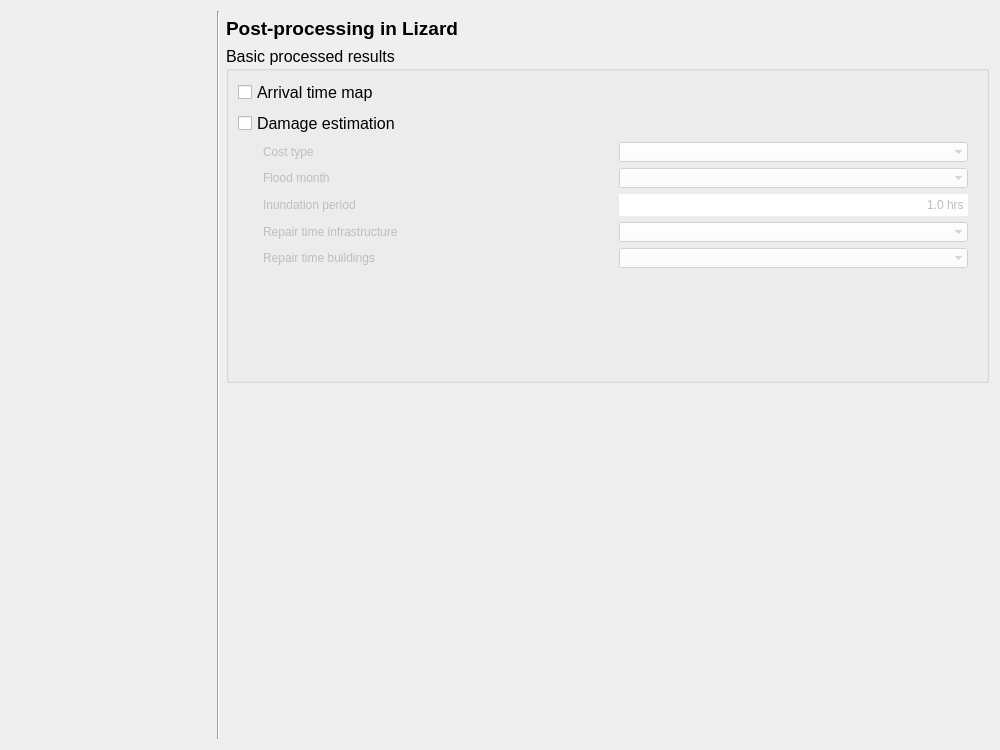
<?xml version="1.0" encoding="UTF-8"?>
<ui version="4.0">
 <class>Form</class>
 <widget class="QWidget" name="Form">
  <property name="geometry">
   <rect>
    <x>0</x>
    <y>0</y>
    <width>1000</width>
    <height>750</height>
   </rect>
  </property>
  <property name="minimumSize">
   <size>
    <width>0</width>
    <height>0</height>
   </size>
  </property>
  <property name="palette">
   <palette>
    <active>
     <colorrole role="Button">
      <brush brushstyle="SolidPattern">
       <color alpha="255">
        <red>255</red>
        <green>255</green>
        <blue>255</blue>
       </color>
      </brush>
     </colorrole>
    </active>
    <inactive>
     <colorrole role="Button">
      <brush brushstyle="SolidPattern">
       <color alpha="255">
        <red>255</red>
        <green>255</green>
        <blue>255</blue>
       </color>
      </brush>
     </colorrole>
    </inactive>
    <disabled>
     <colorrole role="Button">
      <brush brushstyle="SolidPattern">
       <color alpha="255">
        <red>255</red>
        <green>255</green>
        <blue>255</blue>
       </color>
      </brush>
     </colorrole>
    </disabled>
   </palette>
  </property>
  <property name="font">
   <font>
    <family>Segoe UI</family>
   </font>
  </property>
  <property name="windowTitle">
   <string>Form</string>
  </property>
  <layout class="QGridLayout" name="gridLayout">
   <item row="4" column="2">
    <spacer name="horizontalSpacer">
     <property name="orientation">
      <enum>Qt::Horizontal</enum>
     </property>
     <property name="sizeHint" stdset="0">
      <size>
       <width>40</width>
       <height>20</height>
      </size>
     </property>
    </spacer>
   </item>
   <item row="0" column="1" rowspan="5">
    <widget class="Line" name="line_2">
     <property name="sizePolicy">
      <sizepolicy hsizetype="Fixed" vsizetype="Expanding">
       <horstretch>0</horstretch>
       <verstretch>0</verstretch>
      </sizepolicy>
     </property>
     <property name="orientation">
      <enum>Qt::Vertical</enum>
     </property>
    </widget>
   </item>
   <item row="0" column="0" rowspan="5">
    <widget class="QWidget" name="wizard_steps_widget" native="true">
     <property name="sizePolicy">
      <sizepolicy hsizetype="Preferred" vsizetype="Expanding">
       <horstretch>0</horstretch>
       <verstretch>0</verstretch>
      </sizepolicy>
     </property>
     <property name="minimumSize">
      <size>
       <width>200</width>
       <height>0</height>
      </size>
     </property>
     <property name="maximumSize">
      <size>
       <width>200</width>
       <height>16777215</height>
      </size>
     </property>
     <layout class="QVBoxLayout" name="verticalLayout_2"/>
    </widget>
   </item>
   <item row="2" column="2">
    <widget class="QGroupBox" name="gb_basic_processed_results">
     <property name="font">
      <font>
       <family>Segoe UI</family>
       <pointsize>12</pointsize>
      </font>
     </property>
     <property name="title">
      <string>Basic processed results</string>
     </property>
     <property name="checkable">
      <bool>false</bool>
     </property>
     <layout class="QGridLayout" name="gridLayout_2">
      <item row="2" column="0">
       <widget class="QWidget" name="damage_estimation_widget" native="true">
        <property name="enabled">
         <bool>false</bool>
        </property>
        <property name="sizePolicy">
         <sizepolicy hsizetype="Preferred" vsizetype="Expanding">
          <horstretch>0</horstretch>
          <verstretch>0</verstretch>
         </sizepolicy>
        </property>
        <layout class="QGridLayout" name="gridLayout_9">
         <property name="leftMargin">
          <number>25</number>
         </property>
         <property name="topMargin">
          <number>0</number>
         </property>
         <item row="1" column="1">
          <widget class="QComboBox" name="cbo_flood_month">
           <property name="sizePolicy">
            <sizepolicy hsizetype="Preferred" vsizetype="Expanding">
             <horstretch>0</horstretch>
             <verstretch>0</verstretch>
            </sizepolicy>
           </property>
           <property name="minimumSize">
            <size>
             <width>0</width>
             <height>20</height>
            </size>
           </property>
           <property name="font">
            <font>
             <family>Segoe UI</family>
             <pointsize>9</pointsize>
             <weight>50</weight>
             <bold>false</bold>
            </font>
           </property>
           <property name="styleSheet">
            <string notr="true">QComboBox {background-color:white; selection-background-color: lightgray;}</string>
           </property>
           <property name="frame">
            <bool>false</bool>
           </property>
          </widget>
         </item>
         <item row="0" column="0">
          <widget class="QLabel" name="label_5">
           <property name="minimumSize">
            <size>
             <width>0</width>
             <height>0</height>
            </size>
           </property>
           <property name="font">
            <font>
             <family>Segoe UI</family>
             <pointsize>9</pointsize>
             <weight>50</weight>
             <bold>false</bold>
            </font>
           </property>
           <property name="text">
            <string>Cost type</string>
           </property>
          </widget>
         </item>
         <item row="4" column="1">
          <widget class="QComboBox" name="cbo_repair_building">
           <property name="sizePolicy">
            <sizepolicy hsizetype="Preferred" vsizetype="Expanding">
             <horstretch>0</horstretch>
             <verstretch>0</verstretch>
            </sizepolicy>
           </property>
           <property name="minimumSize">
            <size>
             <width>0</width>
             <height>20</height>
            </size>
           </property>
           <property name="font">
            <font>
             <family>Segoe UI</family>
             <pointsize>9</pointsize>
             <weight>50</weight>
             <bold>false</bold>
            </font>
           </property>
           <property name="styleSheet">
            <string notr="true">QComboBox {background-color:white; selection-background-color: lightgray;}</string>
           </property>
           <property name="frame">
            <bool>false</bool>
           </property>
          </widget>
         </item>
         <item row="1" column="0">
          <widget class="QLabel" name="label_6">
           <property name="minimumSize">
            <size>
             <width>0</width>
             <height>0</height>
            </size>
           </property>
           <property name="font">
            <font>
             <family>Segoe UI</family>
             <pointsize>9</pointsize>
             <weight>50</weight>
             <bold>false</bold>
            </font>
           </property>
           <property name="text">
            <string>Flood month</string>
           </property>
          </widget>
         </item>
         <item row="0" column="1">
          <widget class="QComboBox" name="cbo_cost_type">
           <property name="sizePolicy">
            <sizepolicy hsizetype="Preferred" vsizetype="Expanding">
             <horstretch>0</horstretch>
             <verstretch>0</verstretch>
            </sizepolicy>
           </property>
           <property name="minimumSize">
            <size>
             <width>0</width>
             <height>20</height>
            </size>
           </property>
           <property name="palette">
            <palette>
             <active>
              <colorrole role="Button">
               <brush brushstyle="SolidPattern">
                <color alpha="255">
                 <red>255</red>
                 <green>255</green>
                 <blue>255</blue>
                </color>
               </brush>
              </colorrole>
              <colorrole role="Base">
               <brush brushstyle="SolidPattern">
                <color alpha="255">
                 <red>255</red>
                 <green>255</green>
                 <blue>255</blue>
                </color>
               </brush>
              </colorrole>
              <colorrole role="Window">
               <brush brushstyle="SolidPattern">
                <color alpha="255">
                 <red>255</red>
                 <green>255</green>
                 <blue>255</blue>
                </color>
               </brush>
              </colorrole>
              <colorrole role="Highlight">
               <brush brushstyle="SolidPattern">
                <color alpha="255">
                 <red>211</red>
                 <green>211</green>
                 <blue>211</blue>
                </color>
               </brush>
              </colorrole>
             </active>
             <inactive>
              <colorrole role="Button">
               <brush brushstyle="SolidPattern">
                <color alpha="255">
                 <red>255</red>
                 <green>255</green>
                 <blue>255</blue>
                </color>
               </brush>
              </colorrole>
              <colorrole role="Base">
               <brush brushstyle="SolidPattern">
                <color alpha="255">
                 <red>255</red>
                 <green>255</green>
                 <blue>255</blue>
                </color>
               </brush>
              </colorrole>
              <colorrole role="Window">
               <brush brushstyle="SolidPattern">
                <color alpha="255">
                 <red>255</red>
                 <green>255</green>
                 <blue>255</blue>
                </color>
               </brush>
              </colorrole>
              <colorrole role="Highlight">
               <brush brushstyle="SolidPattern">
                <color alpha="255">
                 <red>211</red>
                 <green>211</green>
                 <blue>211</blue>
                </color>
               </brush>
              </colorrole>
             </inactive>
             <disabled>
              <colorrole role="Button">
               <brush brushstyle="SolidPattern">
                <color alpha="255">
                 <red>255</red>
                 <green>255</green>
                 <blue>255</blue>
                </color>
               </brush>
              </colorrole>
              <colorrole role="Base">
               <brush brushstyle="SolidPattern">
                <color alpha="255">
                 <red>255</red>
                 <green>255</green>
                 <blue>255</blue>
                </color>
               </brush>
              </colorrole>
              <colorrole role="Window">
               <brush brushstyle="SolidPattern">
                <color alpha="255">
                 <red>255</red>
                 <green>255</green>
                 <blue>255</blue>
                </color>
               </brush>
              </colorrole>
              <colorrole role="Highlight">
               <brush brushstyle="SolidPattern">
                <color alpha="255">
                 <red>211</red>
                 <green>211</green>
                 <blue>211</blue>
                </color>
               </brush>
              </colorrole>
             </disabled>
            </palette>
           </property>
           <property name="font">
            <font>
             <family>Segoe UI</family>
             <pointsize>9</pointsize>
             <weight>50</weight>
             <bold>false</bold>
            </font>
           </property>
           <property name="styleSheet">
            <string notr="true">QComboBox {background-color:white; selection-background-color: lightgray;}</string>
           </property>
           <property name="frame">
            <bool>false</bool>
           </property>
          </widget>
         </item>
         <item row="2" column="0">
          <widget class="QLabel" name="label_7">
           <property name="minimumSize">
            <size>
             <width>0</width>
             <height>0</height>
            </size>
           </property>
           <property name="font">
            <font>
             <family>Segoe UI</family>
             <pointsize>9</pointsize>
             <weight>50</weight>
             <bold>false</bold>
            </font>
           </property>
           <property name="text">
            <string>Inundation period</string>
           </property>
          </widget>
         </item>
         <item row="3" column="0">
          <widget class="QLabel" name="label_8">
           <property name="minimumSize">
            <size>
             <width>0</width>
             <height>0</height>
            </size>
           </property>
           <property name="font">
            <font>
             <family>Segoe UI</family>
             <pointsize>9</pointsize>
             <weight>50</weight>
             <bold>false</bold>
            </font>
           </property>
           <property name="text">
            <string>Repair time infrastructure</string>
           </property>
          </widget>
         </item>
         <item row="3" column="1">
          <widget class="QComboBox" name="cbo_repair_infrastructure">
           <property name="sizePolicy">
            <sizepolicy hsizetype="Preferred" vsizetype="Expanding">
             <horstretch>0</horstretch>
             <verstretch>0</verstretch>
            </sizepolicy>
           </property>
           <property name="minimumSize">
            <size>
             <width>0</width>
             <height>20</height>
            </size>
           </property>
           <property name="palette">
            <palette>
             <active>
              <colorrole role="Button">
               <brush brushstyle="SolidPattern">
                <color alpha="255">
                 <red>255</red>
                 <green>255</green>
                 <blue>255</blue>
                </color>
               </brush>
              </colorrole>
              <colorrole role="Base">
               <brush brushstyle="SolidPattern">
                <color alpha="255">
                 <red>255</red>
                 <green>255</green>
                 <blue>255</blue>
                </color>
               </brush>
              </colorrole>
              <colorrole role="Window">
               <brush brushstyle="SolidPattern">
                <color alpha="255">
                 <red>255</red>
                 <green>255</green>
                 <blue>255</blue>
                </color>
               </brush>
              </colorrole>
              <colorrole role="Highlight">
               <brush brushstyle="SolidPattern">
                <color alpha="255">
                 <red>211</red>
                 <green>211</green>
                 <blue>211</blue>
                </color>
               </brush>
              </colorrole>
             </active>
             <inactive>
              <colorrole role="Button">
               <brush brushstyle="SolidPattern">
                <color alpha="255">
                 <red>255</red>
                 <green>255</green>
                 <blue>255</blue>
                </color>
               </brush>
              </colorrole>
              <colorrole role="Base">
               <brush brushstyle="SolidPattern">
                <color alpha="255">
                 <red>255</red>
                 <green>255</green>
                 <blue>255</blue>
                </color>
               </brush>
              </colorrole>
              <colorrole role="Window">
               <brush brushstyle="SolidPattern">
                <color alpha="255">
                 <red>255</red>
                 <green>255</green>
                 <blue>255</blue>
                </color>
               </brush>
              </colorrole>
              <colorrole role="Highlight">
               <brush brushstyle="SolidPattern">
                <color alpha="255">
                 <red>211</red>
                 <green>211</green>
                 <blue>211</blue>
                </color>
               </brush>
              </colorrole>
             </inactive>
             <disabled>
              <colorrole role="Button">
               <brush brushstyle="SolidPattern">
                <color alpha="255">
                 <red>255</red>
                 <green>255</green>
                 <blue>255</blue>
                </color>
               </brush>
              </colorrole>
              <colorrole role="Base">
               <brush brushstyle="SolidPattern">
                <color alpha="255">
                 <red>255</red>
                 <green>255</green>
                 <blue>255</blue>
                </color>
               </brush>
              </colorrole>
              <colorrole role="Window">
               <brush brushstyle="SolidPattern">
                <color alpha="255">
                 <red>255</red>
                 <green>255</green>
                 <blue>255</blue>
                </color>
               </brush>
              </colorrole>
              <colorrole role="Highlight">
               <brush brushstyle="SolidPattern">
                <color alpha="255">
                 <red>211</red>
                 <green>211</green>
                 <blue>211</blue>
                </color>
               </brush>
              </colorrole>
             </disabled>
            </palette>
           </property>
           <property name="font">
            <font>
             <family>Segoe UI</family>
             <pointsize>9</pointsize>
             <weight>50</weight>
             <bold>false</bold>
            </font>
           </property>
           <property name="styleSheet">
            <string notr="true">QComboBox {background-color:white; selection-background-color: lightgray;}</string>
           </property>
           <property name="frame">
            <bool>false</bool>
           </property>
          </widget>
         </item>
         <item row="4" column="0">
          <widget class="QLabel" name="label_9">
           <property name="minimumSize">
            <size>
             <width>0</width>
             <height>0</height>
            </size>
           </property>
           <property name="font">
            <font>
             <family>Segoe UI</family>
             <pointsize>9</pointsize>
             <weight>50</weight>
             <bold>false</bold>
            </font>
           </property>
           <property name="text">
            <string>Repair time buildings</string>
           </property>
          </widget>
         </item>
         <item row="2" column="1">
          <widget class="QDoubleSpinBox" name="sb_period">
           <property name="sizePolicy">
            <sizepolicy hsizetype="Minimum" vsizetype="Expanding">
             <horstretch>0</horstretch>
             <verstretch>0</verstretch>
            </sizepolicy>
           </property>
           <property name="minimumSize">
            <size>
             <width>0</width>
             <height>20</height>
            </size>
           </property>
           <property name="font">
            <font>
             <family>Segoe UI</family>
             <pointsize>9</pointsize>
             <weight>50</weight>
             <bold>false</bold>
            </font>
           </property>
           <property name="styleSheet">
            <string notr="true">QDoubleSpinBox {background-color: white;}</string>
           </property>
           <property name="frame">
            <bool>false</bool>
           </property>
           <property name="alignment">
            <set>Qt::AlignRight|Qt::AlignTrailing|Qt::AlignVCenter</set>
           </property>
           <property name="buttonSymbols">
            <enum>QAbstractSpinBox::NoButtons</enum>
           </property>
           <property name="suffix">
            <string> hrs</string>
           </property>
           <property name="decimals">
            <number>1</number>
           </property>
           <property name="minimum">
            <double>1.000000000000000</double>
           </property>
          </widget>
         </item>
        </layout>
       </widget>
      </item>
      <item row="1" column="0">
       <widget class="QCheckBox" name="cb_damage_estimation">
        <property name="font">
         <font>
          <family>Segoe UI</family>
          <pointsize>12</pointsize>
          <weight>50</weight>
          <bold>false</bold>
         </font>
        </property>
        <property name="text">
         <string>Damage estimation</string>
        </property>
       </widget>
      </item>
      <item row="0" column="0">
       <widget class="QCheckBox" name="cb_arrival_time_map">
        <property name="font">
         <font>
          <family>Segoe UI</family>
          <pointsize>12</pointsize>
          <weight>50</weight>
          <bold>false</bold>
         </font>
        </property>
        <property name="text">
         <string>Arrival time map</string>
        </property>
       </widget>
      </item>
      <item row="3" column="0">
       <spacer name="verticalSpacer_2">
        <property name="orientation">
         <enum>Qt::Vertical</enum>
        </property>
        <property name="sizeHint" stdset="0">
         <size>
          <width>20</width>
          <height>40</height>
         </size>
        </property>
       </spacer>
      </item>
     </layout>
    </widget>
   </item>
   <item row="1" column="2">
    <widget class="QLabel" name="label_3">
     <property name="font">
      <font>
       <family>Segoe UI</family>
       <pointsize>14</pointsize>
       <weight>75</weight>
       <bold>true</bold>
       <underline>false</underline>
      </font>
     </property>
     <property name="text">
      <string>Post-processing in Lizard</string>
     </property>
    </widget>
   </item>
   <item row="3" column="2">
    <spacer name="verticalSpacer">
     <property name="orientation">
      <enum>Qt::Vertical</enum>
     </property>
     <property name="sizeHint" stdset="0">
      <size>
       <width>20</width>
       <height>40</height>
      </size>
     </property>
    </spacer>
   </item>
  </layout>
 </widget>
 <tabstops>
  <tabstop>cb_arrival_time_map</tabstop>
  <tabstop>cb_damage_estimation</tabstop>
  <tabstop>cbo_cost_type</tabstop>
  <tabstop>cbo_flood_month</tabstop>
  <tabstop>sb_period</tabstop>
  <tabstop>cbo_repair_infrastructure</tabstop>
  <tabstop>cbo_repair_building</tabstop>
 </tabstops>
 <resources/>
 <connections/>
</ui>
